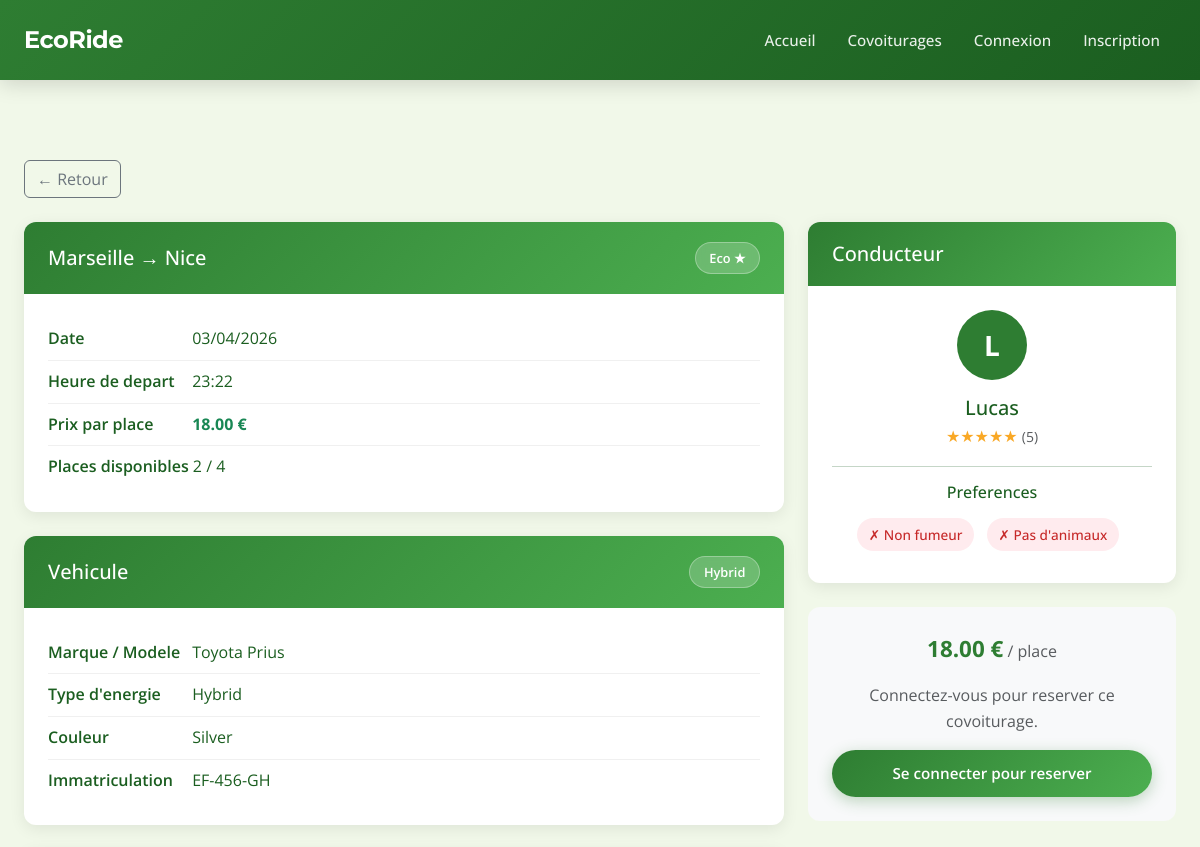
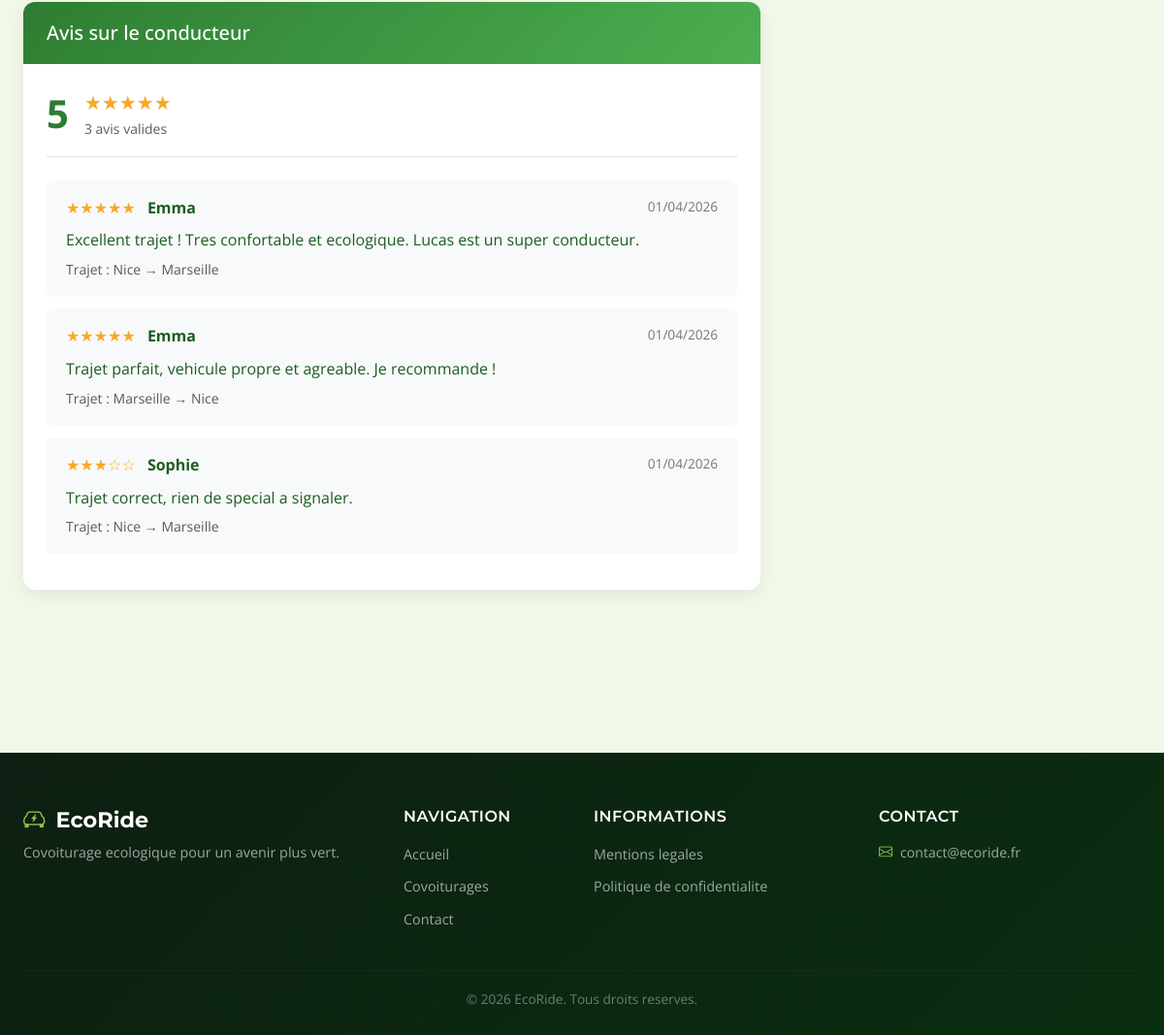
Screenshot of /carpool_details.php?id=2 with the database file from the repository (2 pictures, top to bottom).
### tables this page shows
CREATE TABLE carpools (
    id INT UNSIGNED AUTO_INCREMENT PRIMARY KEY,
    driver_id INT UNSIGNED NOT NULL,
    vehicle_id INT UNSIGNED DEFAULT NULL,
    from_city VARCHAR(120) NOT NULL,
    to_city VARCHAR(120) NOT NULL,
    departure_datetime DATETIME NOT NULL,
    price DECIMAL(8,2) NOT NULL,
    total_seats TINYINT UNSIGNED NOT NULL,
    seats_available TINYINT UNSIGNED NOT NULL,
    is_eco TINYINT(1) NOT NULL DEFAULT 0,
    created_at TIMESTAMP NOT NULL DEFAULT CURRENT_TIMESTAMP,
    INDEX idx_carpools_driver_id (driver_id),
    INDEX idx_carpools_from_city (from_city),
    INDEX idx_carpools_to_city (to_city),
    INDEX idx_carpools_departure_datetime (departure_datetime),
    INDEX idx_carpools_is_eco (is_eco),
    INDEX idx_carpools_cities_date (from_city, to_city, departure_datetime),
    CONSTRAINT fk_carpools_driver
        FOREIGN KEY (driver_id) REFERENCES users(id)
        ON DELETE RESTRICT
        ON UPDATE CASCADE,
    CONSTRAINT fk_carpools_vehicle
        FOREIGN KEY (vehicle_id) REFERENCES vehicles(id)
        ON DELETE SET NULL
        ON UPDATE CASCADE
);

CREATE TABLE vehicles (
    id INT UNSIGNED AUTO_INCREMENT PRIMARY KEY,
    user_id INT UNSIGNED NOT NULL,
    brand VARCHAR(100) NOT NULL,
    model VARCHAR(100) NOT NULL,
    energy_type ENUM('electric','hybrid','petrol','diesel','other') NOT NULL,
    seats TINYINT UNSIGNED NOT NULL,
    color VARCHAR(50) DEFAULT NULL,
    license_plate VARCHAR(20) DEFAULT NULL UNIQUE,
    registration_date DATE NULL DEFAULT NULL,
    created_at TIMESTAMP NOT NULL DEFAULT CURRENT_TIMESTAMP,
    INDEX idx_vehicles_user_id (user_id),
    INDEX idx_vehicles_energy_type (energy_type),
    CONSTRAINT fk_vehicles_user
        FOREIGN KEY (user_id) REFERENCES users(id)
        ON DELETE CASCADE
        ON UPDATE CASCADE
);

CREATE TABLE reviews (
    id INT UNSIGNED AUTO_INCREMENT PRIMARY KEY,
    carpool_id INT UNSIGNED NOT NULL,
    passenger_id INT UNSIGNED NOT NULL,
    rating TINYINT UNSIGNED NOT NULL,
    comment TEXT DEFAULT NULL,
    validated TINYINT(1) NOT NULL DEFAULT 0,
    rejected TINYINT(1) NOT NULL DEFAULT 0,
    validated_by INT UNSIGNED DEFAULT NULL,
    validated_at TIMESTAMP NULL DEFAULT NULL,
    created_at TIMESTAMP NOT NULL DEFAULT CURRENT_TIMESTAMP,
    INDEX idx_reviews_carpool_id (carpool_id),
    INDEX idx_reviews_passenger_id (passenger_id),
    INDEX idx_reviews_validated (validated),
    INDEX idx_reviews_rating (rating),
    CONSTRAINT fk_reviews_carpool
        FOREIGN KEY (carpool_id) REFERENCES carpools(id)
        ON DELETE CASCADE
        ON UPDATE CASCADE,
    CONSTRAINT fk_reviews_passenger
        FOREIGN KEY (passenger_id) REFERENCES users(id)
        ON DELETE RESTRICT
        ON UPDATE CASCADE,
    CONSTRAINT fk_reviews_employee
        FOREIGN KEY (validated_by) REFERENCES users(id)
        ON DELETE SET NULL
        ON UPDATE CASCADE,
    UNIQUE KEY uk_reviews_carpool_passenger (carpool_id, passenger_id)
);

CREATE TABLE users (
    id INT UNSIGNED AUTO_INCREMENT PRIMARY KEY,
    email VARCHAR(191) NOT NULL UNIQUE,
    password VARCHAR(255) NOT NULL,
    pseudo VARCHAR(50) NOT NULL UNIQUE,
    role ENUM('visitor','user','employee','admin') NOT NULL DEFAULT 'visitor',
    role_selection ENUM('driver','passenger','both') NULL DEFAULT NULL,
    smoking_allowed TINYINT(1) NOT NULL DEFAULT 0,
    pets_allowed TINYINT(1) NOT NULL DEFAULT 0,
    credits DECIMAL(8,2) NOT NULL DEFAULT 20.00,
    suspended TINYINT(1) NOT NULL DEFAULT 0,
    created_at TIMESTAMP NOT NULL DEFAULT CURRENT_TIMESTAMP,
    updated_at DATETIME NULL DEFAULT NULL,
    INDEX idx_users_role (role),
    INDEX idx_users_suspended (suspended)
);

### public/carpool_details.php (the view, shortened to what the rows shown need)
<?php
require_once __DIR__ . '/../src/models/Carpool.php';
$carpoolId = filter_var($_GET['id'] ?? 0, FILTER_VALIDATE_INT);
$carpoolModel = new Carpool();
$carpool = $carpoolModel->getCarpoolDetails($carpoolId);
$driverReviews = $carpoolModel->getDriverReviews((int)$carpool['driver_id']);
$departureDate = new DateTime($carpool['departure_datetime']);
$driverRating = round((float)$carpool['driver_rating'], 1);
$isEco = (bool)$carpool['is_eco'];
?>
<!DOCTYPE html>
<html lang="fr">
<head>
    <link href="https://cdn.jsdelivr.net/npm/bootstrap@5.3.3/dist/css/bootstrap.min.css" rel="stylesheet">
    <link rel="stylesheet" href="https://cdn.jsdelivr.net/npm/bootstrap-icons@1.11.3/font/bootstrap-icons.min.css">
    <link rel="stylesheet" href="css/style.css">
</head>
<body class="page-wrapper">
    <main class="site-main">
        <section class="detail-section">
            <div class="container">
                <div class="row">
                    <div class="col-lg-8">
                        <div class="detail-card">
                            <div class="detail-card-header">
                                <h3 class="h5 mb-0"><?php echo htmlspecialchars($carpool['from_city']); ?> → <?php echo htmlspecialchars($carpool['to_city']); ?></h3>
                                <?php if ($isEco): ?><span class="carpool-badge-eco">Eco ★</span><?php endif; ?>
                            </div>
                            <div class="detail-card-body">
                                <div class="info-row"><span class="info-label">Date</span> <?php echo $departureDate->format('d/m/Y'); ?></div>
                                <div class="info-row"><span class="info-label">Heure de depart</span> <?php echo $departureDate->format('H:i'); ?></div>
                                <div class="info-row"><span class="info-label">Prix par place</span> <span class="fw-bold text-success"><?php echo number_format((float)$carpool['price'], 2); ?> &euro;</span></div>
                                <div class="info-row"><span class="info-label">Places disponibles</span> <?php echo $carpool['seats_available']; ?> / <?php echo $carpool['total_seats']; ?></div>
                            </div>
                        </div>
                        <?php if ($carpool['brand'] && $carpool['model']): ?>
                        <div class="detail-card">
                            <div class="detail-card-header">
                                <h3 class="h5 mb-0">Vehicule</h3>
                                <?php if ($isEco): ?><span class="carpool-badge-eco"><?php echo ucfirst(htmlspecialchars($carpool['energy_type'])); ?></span><?php endif; ?>
                            </div>
                            <div class="detail-card-body">
                                <div class="info-row"><span class="info-label">Marque / Modele</span> <?php echo htmlspecialchars($carpool['brand']); ?> <?php echo htmlspecialchars($carpool['model']); ?></div>
                                <div class="info-row"><span class="info-label">Type d'energie</span> <?php echo ucfirst(htmlspecialchars($carpool['energy_type'])); ?></div>
                                <?php if ($carpool['color']): ?>
                                <div class="info-row"><span class="info-label">Couleur</span> <?php echo htmlspecialchars($carpool['color']); ?></div>
                                <?php endif; ?>
                                <?php if ($carpool['license_plate']): ?>
                                <div class="info-row"><span class="info-label">Immatriculation</span> <?php echo htmlspecialchars($carpool['license_plate']); ?></div>
                                <?php endif; ?>
                            </div>
                        </div>
                        <?php endif; ?>
                        <div class="detail-card">
                            <div class="detail-card-body">
                                <?php if (!empty($driverReviews)): ?>
                                    <?php foreach ($driverReviews as $review): ?>
                                        <div class="review-card">
                                            <div class="d-flex justify-content-between align-items-start mb-2">
                                                <div>
                                                    <span class="review-stars"><?php for ($i = 1; $i <= 5; $i++) echo $i <= (int)$review['rating'] ? '★' : '☆'; ?></span>
                                                    <strong class="ms-2"><?php echo htmlspecialchars($review['reviewer_pseudo']); ?></strong>
                                                </div>
                                                <span class="review-meta"><?php echo date('d/m/Y', strtotime($review['created_at'])); ?></span>
                                            </div>
                                            <?php if ($review['comment']): ?>
                                                <p class="mb-1"><?php echo htmlspecialchars($review['comment']); ?></p>
                                            <?php endif; ?>
                                            <small class="text-muted">Trajet : <?php echo htmlspecialchars($review['from_city']); ?> → <?php echo htmlspecialchars($review['to_city']); ?></small>
                                        </div>
                                    <?php endforeach; ?>
                                <?php else: ?>
                                    <p class="text-muted text-center py-3 mb-0">Aucun avis valide pour ce conducteur.</p>
                                <?php endif; ?>
                            </div>
                        </div>
                    </div>
                    <div class="col-lg-4">
                        <div class="detail-card">
                            <div class="detail-card-body text-center">
                                <div class="driver-avatar mx-auto mb-3"><?php echo strtoupper(substr($carpool['driver_pseudo'], 0, 1)); ?></div>
                                <h4 class="h5 mb-1"><?php echo htmlspecialchars($carpool['driver_pseudo']); ?></h4>
                                <?php if ($driverRating > 0): ?>
                                    <div class="mb-2">
                                        <span class="review-stars"><?php for ($i = 1; $i <= 5; $i++) echo $i <= round($driverRating) ? '★' : '☆'; ?></span>
                                        <span class="text-muted small">(<?php echo $driverRating; ?>)</span>
                                    </div>
                                <?php else: ?>
                                    <p class="text-muted small mb-2">Pas encore de note</p>
                                <?php endif; ?>
                                <hr>
                                <h5 class="h6 mb-3">Preferences</h5>
                                <div>
                                    <?php if ($carpool['smoking_allowed']): ?>
                                        <span class="preference-badge preference-yes">✓ Fumeur autorise</span>
                                    <?php else: ?>
                                        <span class="preference-badge preference-no">✗ Non fumeur</span>
                                    <?php endif; ?>
                                    <?php if ($carpool['pets_allowed']): ?>
                                        <span class="preference-badge preference-yes">✓ Animaux acceptes</span>
                                    <?php else: ?>
                                        <span class="preference-badge preference-no">✗ Pas d'animaux</span>
                                    <?php endif; ?>
                                </div>
                            </div>
                        </div>
                        <div class="booking-section">
                            <div class="mb-3">
                                <span class="price-tag"><?php echo number_format((float)$carpool['price'], 2); ?> &euro;</span>
                                <span class="text-muted">/ place</span>
                            </div>
                        </div>
                    </div>
                </div>
            </div>
        </section>
    </main>
</body>
</html>

### rows the page displays
carpools: from_city "Marseille", to_city "Nice", departure_datetime "03/04/2026", departure_datetime "23:22", price "18.00", seats_available "2", total_seats "4", vehicle.energy_type "Hybrid", vehicle.brand "Toyota", vehicle.model "Prius", vehicle.color "Silver", vehicle.license_plate "EF-456-GH", driver.pseudo "L", driver.pseudo "Lucas"
reviews: rating 5 (drawn), passenger.pseudo "Emma", created_at "01/04/2026", comment "Excellent trajet ! Tres confortable et ecologique. Lucas est un super conducteur.", carpool.from_city "Nice", carpool.to_city "Marseille"
reviews: rating 5 (drawn), passenger.pseudo "Emma", created_at "01/04/2026", comment "Trajet parfait, vehicule propre et agreable. Je recommande !", carpool.from_city "Marseille", carpool.to_city "Nice"
reviews: rating 3 (drawn), passenger.pseudo "Sophie", created_at "01/04/2026", comment "Trajet correct, rien de special a signaler.", carpool.from_city "Nice", carpool.to_city "Marseille"

### other values shown
$driverRating "5"
count($driverReviews) "3"
